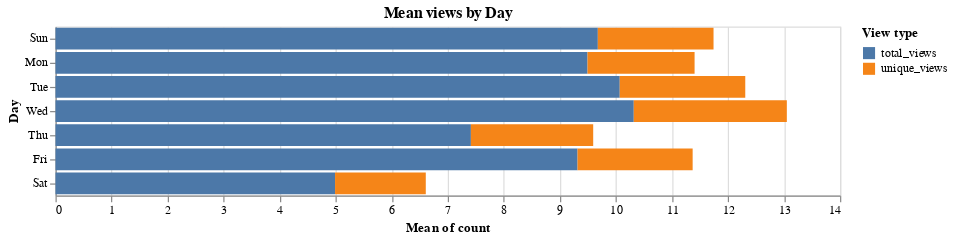

Here is the notebook cell this chart was saved with:
### Markdown cell above
### Mean views by day of week

### Code cell
df = lwm_stats.get_org_views_traffic(public_only=True, load=True)
df = df.resample("2D").mean()
data = pd.melt(frame=df.reset_index(), id_vars=['index'],value_name='count')
alt.Chart(data).mark_bar().encode(
    x="mean(count)",
    y=alt.Y("day(index):O", title="Day"),
    color=alt.Color("variable_1", title="View type"),
).properties(width=WIDTH, title="Mean views by Day")

### Figure 1 — Vega-Lite specification as saved in the notebook (floating-point values rounded to 4 significant figures; data arrays with more than 128 entries replaced by an {"elided": "..."} marker saying what was removed)
{"config": {"view": {"continuousWidth": 400, "continuousHeight": 300}}, "data": {"name": "data-5fd0427179ecc70066b37a04246a805a"}, "mark": "bar", "encoding": {"color": {"type": "nominal", "field": "variable_1", "title": "View type"}, "x": {"type": "quantitative", "aggregate": "mean", "field": "count"}, "y": {"type": "ordinal", "field": "index", "timeUnit": "day", "title": "Day"}}, "title": "Mean views by Day", "width": 650, "$schema": "https://vega.github.io/schema/vega-lite/v4.8.1.json", "datasets": {"data-5fd0427179ecc70066b37a04246a805a": {"elided": "2752 records"}}}
